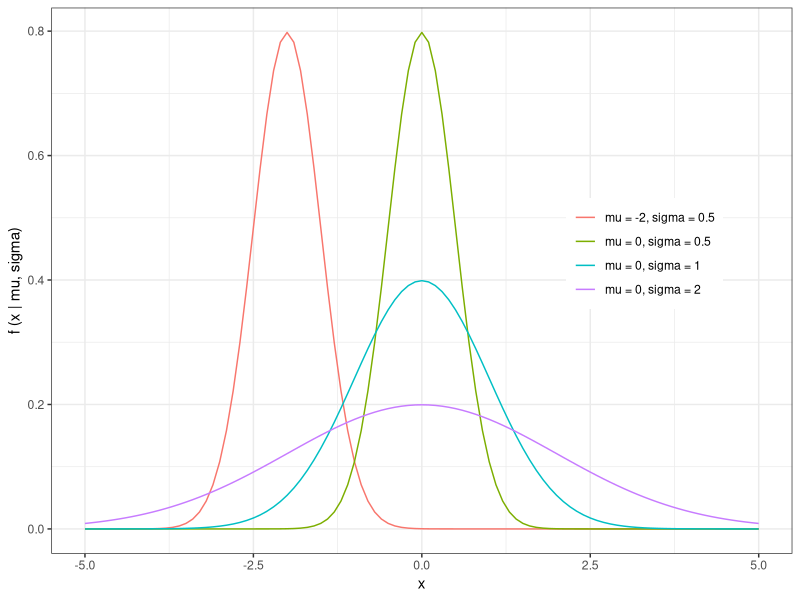
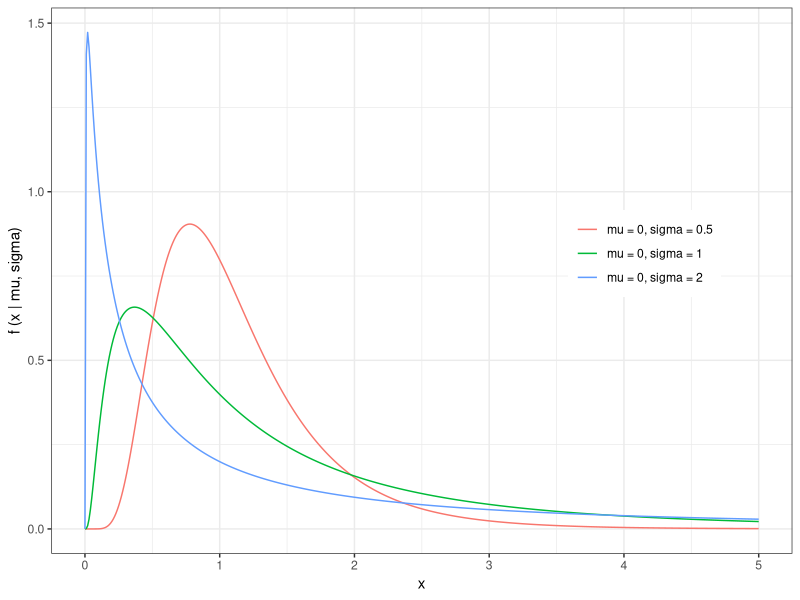
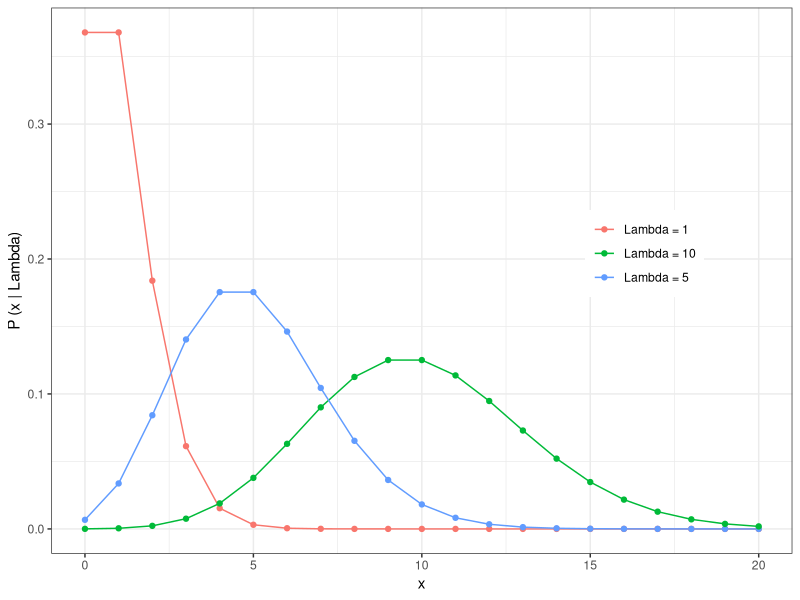
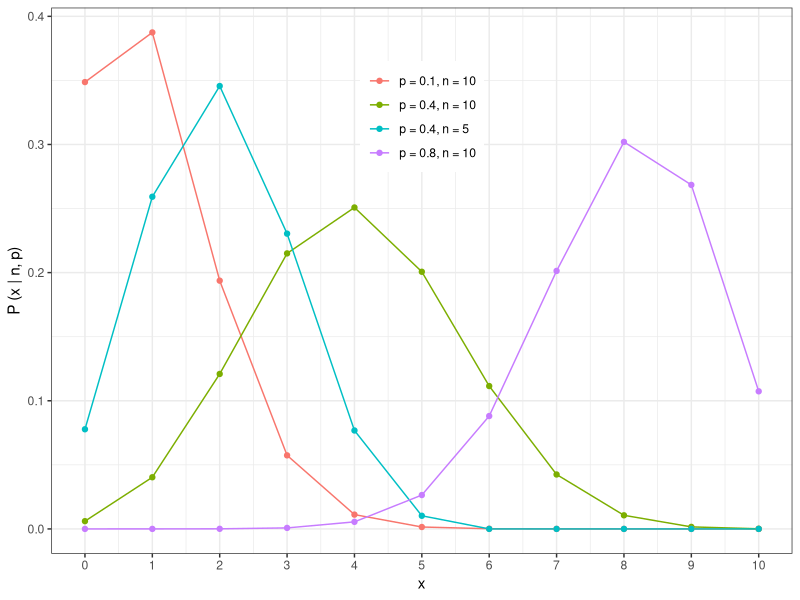
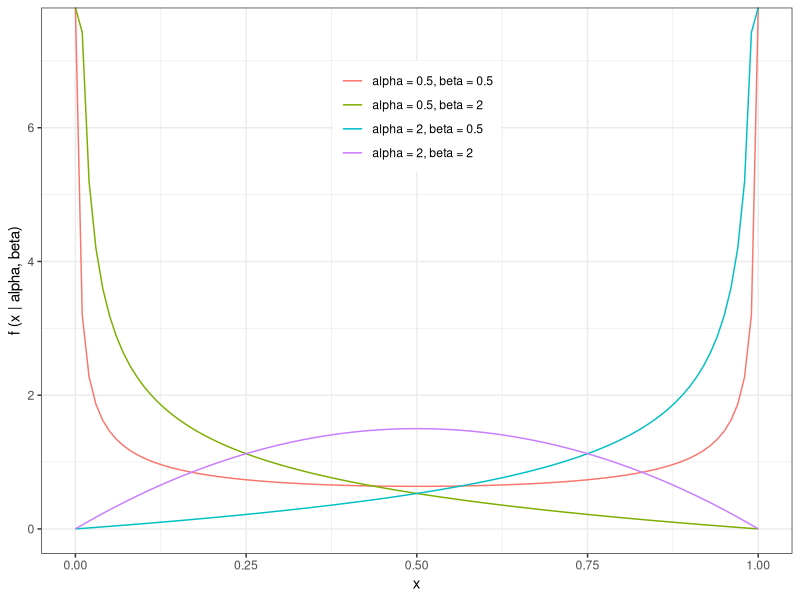
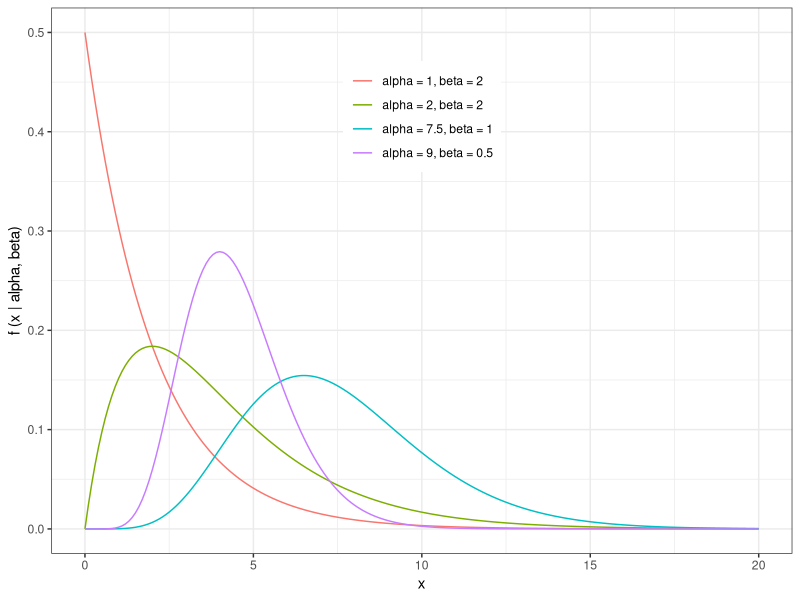

The R script that drew these images, in order:
## ---- chunk 1

library(ggplot2)

y1 <- dnorm(seq(-5,5,0.1), 0, 0.5)
y2 <- dnorm(seq(-5,5,0.1), 0, 1)
y3 <- dnorm(seq(-5,5,0.1), 0, 2)
y4 <- dnorm(seq(-5,5,0.1), -2, 0.5)

n.data <- data.frame(y = c(y1,y2,y3,y4),
                     x = rep(seq(-5,5,0.1), times = 4),
                     type = rep(c("mu = 0, sigma = 0.5",
                                  "mu = 0, sigma = 1",
                                  "mu = 0, sigma = 2",
                                  "mu = -2, sigma = 0.5"), each = length(y1)))

theme_set(theme_bw())
ggplot(n.data, aes(x=x, y=y)) + 
  geom_line(aes(color = type)) +
  labs(y = "f (x | mu, sigma)", x = "x") +
  theme(legend.title = element_blank(),
        legend.position = c(0.8, 0.55))
## ---- chunk 2
knitr::include_app('https://hlynch.shinyapps.io/normaldistribution/', height = '1000px')
## ---- chunk 3

library(ggplot2)

y1 <- dlnorm(seq(0,5,0.01), 0, 0.5)
y2 <- dlnorm(seq(0,5,0.01), 0, 1)
y3 <- dlnorm(seq(0,5,0.01), 0, 2)

n.data <- data.frame(y = c(y1,y2,y3),
                     x = rep(seq(0,5,0.01), times = 3),
                     type = rep(c("mu = 0, sigma = 0.5",
                                  "mu = 0, sigma = 1",
                                  "mu = 0, sigma = 2"), each = length(y1)))

theme_set(theme_bw())
ggplot(n.data, aes(x=x, y=y)) + 
  geom_line(aes(color = type)) +
  labs(y = "f (x | mu, sigma)", x = "x") +
  theme(legend.title = element_blank(),
        legend.position = c(0.8, 0.55))

## ---- chunk 4

library(ggplot2)

y1 <- dpois(seq(0,20,1), 1)
y2 <- dpois(seq(0,20,1), 5)
y3 <- dpois(seq(0,20,1), 10)

n.data <- data.frame(y = c(y1,y2,y3),
                     x = rep(seq(0,20,1), times = 3),
                     type = rep(c("Lambda = 1",
                                  "Lambda = 5",
                                  "Lambda = 10"), each = length(y1)))

theme_set(theme_bw())
ggplot(n.data, aes(x=x, y=y)) + 
  geom_line(aes(color = type)) +
  geom_point(aes(color = type)) +
  labs(y = "P (x | Lambda)", x = "x") +
  theme(legend.title = element_blank(),
        legend.position = c(0.8, 0.55))

## ---- chunk 5

library(ggplot2)

y1 <- dbinom(0:10, 10, 0.8)
y2 <- dbinom(0:10, 10, 0.4)
y3 <- dbinom(0:10, 10, 0.1)
y4 <- dbinom(0:10, 5, 0.4)

n.data <- data.frame(y = c(y1,y2,y3,y4),
                     x = rep(0:10, times = 4),
                     type = rep(c("p = 0.8, n = 10",
                                  "p = 0.4, n = 10",
                                  "p = 0.1, n = 10",
                                  "p = 0.4, n = 5"), each = length(y1)))

theme_set(theme_bw())
ggplot(n.data, aes(x=x, y=y)) + 
  geom_line(aes(color = type)) +
  geom_point(aes(color = type)) +
  labs(y = "P (x | n, p)", x = "x") +
  theme(legend.title = element_blank(),
        legend.position = c(0.5, 0.8)) +
  scale_x_continuous(breaks=0:10)
## ---- chunk 6

library(ggplot2)

y1 <- dbeta(seq(0,1,0.01), 0.5, 0.5)
y2 <- dbeta(seq(0,1,0.01), 2, 0.5)
y3 <- dbeta(seq(0,1,0.01), 0.5, 2)
y4 <- dbeta(seq(0,1,0.01), 2, 2)

n.data <- data.frame(y = c(y1,y2,y3,y4),
                     x = rep(seq(0,1,0.01), times = 4),
                     type = rep(c("alpha = 0.5, beta = 0.5",
                                  "alpha = 2, beta = 0.5",
                                  "alpha = 0.5, beta = 2",
                                  "alpha = 2, beta = 2"), each = length(y1)))

theme_set(theme_bw())
ggplot(n.data, aes(x=x, y=y)) + 
  geom_line(aes(color = type)) +
  labs(y = "f (x | alpha, beta)", x = "x") +
  theme(legend.title = element_blank(),
        legend.position = c(0.5, 0.8))
## ---- chunk 7
knitr::include_app('https://hlynch.shinyapps.io/betadistribution/', height = '1000px')
## ---- chunk 8

library(ggplot2)

y1 <- dgamma(seq(0,20,0.1), 1, scale = 2)
y2 <- dgamma(seq(0,20,0.1), 2, scale = 2)
y3 <- dgamma(seq(0,20,0.1), 9, scale = 0.5)
y4 <- dgamma(seq(0,20,0.1), 7.5, scale = 1)

n.data <- data.frame(y = c(y1,y2,y3,y4),
                     x = rep(seq(0,20,0.1), times = 4),
                     type = rep(c("alpha = 1, beta = 2",
                                  "alpha = 2, beta = 2",
                                  "alpha = 9, beta = 0.5",
                                  "alpha = 7.5, beta = 1"), each = length(y1)))

theme_set(theme_bw())
ggplot(n.data, aes(x=x, y=y)) + 
  geom_line(aes(color = type)) +
  labs(y = "f (x | alpha, beta)", x = "x") +
  theme(legend.title = element_blank(),
        legend.position = c(0.5, 0.8))
